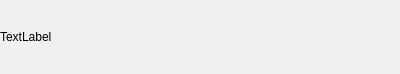
<?xml version="1.0" encoding="UTF-8"?>
<ui version="4.0">
 <class>TipDialog</class>
 <widget class="QDialog" name="TipDialog">
  <property name="geometry">
   <rect>
    <x>0</x>
    <y>0</y>
    <width>400</width>
    <height>74</height>
   </rect>
  </property>
  <property name="windowTitle">
   <string>TipDialog</string>
  </property>
  <layout class="QGridLayout" name="gridLayout">
   <property name="leftMargin">
    <number>0</number>
   </property>
   <property name="topMargin">
    <number>0</number>
   </property>
   <property name="rightMargin">
    <number>0</number>
   </property>
   <property name="bottomMargin">
    <number>0</number>
   </property>
   <property name="spacing">
    <number>0</number>
   </property>
   <item row="0" column="0">
    <widget class="QLabel" name="label">
     <property name="text">
      <string>TextLabel</string>
     </property>
    </widget>
   </item>
  </layout>
 </widget>
 <layoutdefault spacing="6" margin="11"/>
 <resources/>
 <connections/>
</ui>
